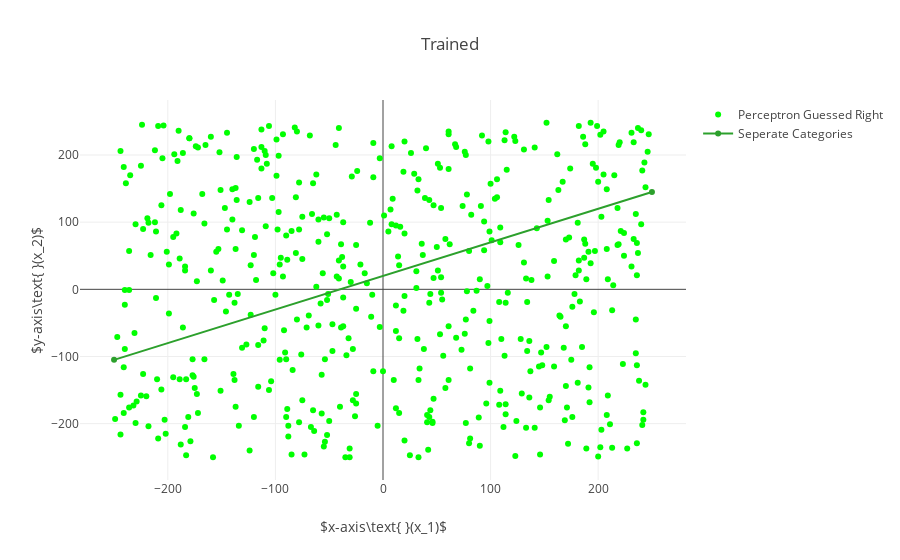

Notebook code for this chart:
### Markdown cell above
Now let's see how the perceptron performs now

### Code cell
c = np.empty(shape=(0, 2))
w = np.empty(shape=(0, 2))

# Display the Perceptrons' predictions
# The predictions are correct because the perceptrons has been trained
for point, label in zip(points, labels):
    guess = perceptron.predict(point)
    
    if guess == label:
        c = np.append(c, np.array([point]), axis=0)
    else:
        w = np.append(w, np.array([point]), axis=0)

correct = go.Scatter(
    x = c[:, [0]].flatten(),
    y = c[:, [1]].flatten(),
    mode = 'markers',
    marker = dict(
        symbol = 'circle',
        color = 'rgb(0, 255, 0)'
    ),
    name = 'Perceptron Guessed Right'   
)

wrong = go.Scatter(
    x = w[:, [0]].flatten(),
    y = w[:, [1]].flatten(),
    mode = 'markers',
    marker = dict(
        symbol = 'circle',
        color = 'rgb(255, 0, 0)'
    ),
    name = 'Perceptron Guessed Wrong'  
)

layout.title = 'Trained'
fig = go.Figure(data=[correct, wrong, line], layout=layout)
plt.iplot(fig)

### Figure 1 — Plotly figure (JSON) as saved in the notebook; plotly's stock layout.template omitted (floating-point values rounded to 4 significant figures; data arrays with more than 128 entries replaced by an {"elided": "..."} marker saying what was removed)
{"data": [{"marker": {"color": "rgb(0, 255, 0)", "symbol": "circle"}, "mode": "markers", "name": "Perceptron Guessed Right", "type": "scatter", "uid": "69ac10aa-87f6-49eb-b4ad-194328b9f4eb", "x": {"elided": "500 int values"}, "y": {"elided": "500 int values"}}, {"marker": {"color": "rgb(255, 0, 0)", "symbol": "circle"}, "mode": "markers", "name": "Perceptron Guessed Wrong", "type": "scatter", "uid": "7426f5fd-10cd-4ae0-8071-ce95b82c8b78", "x": [], "y": []}, {"name": "Seperate Categories", "type": "scatter", "uid": "0d7a3fd0-7e5f-4214-9b98-f087e91138a4", "x": [-250, 250], "y": [-105, 145]}], "layout": {"autosize": true, "title": {"text": "Trained"}, "xaxis": {"autorange": true, "range": [-280.4, 280.4], "title": {"text": "$x-axis\\text{ }(x_1)$"}, "type": "linear"}, "yaxis": {"autorange": true, "range": [-285.4, 283.4], "title": {"text": "$y-axis\\text{ }(x_2)$"}, "type": "linear"}}}
